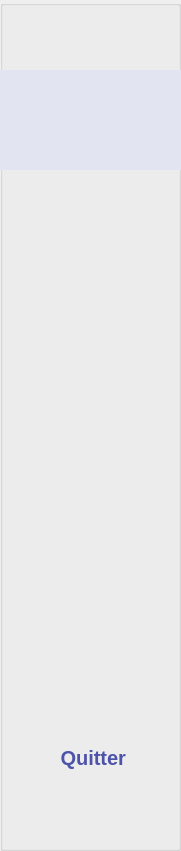
  <widget class="QGroupBox" name="groupBox">
   <property name="geometry">
    <rect>
     <x>0</x>
     <y>0</y>
     <width>181</width>
     <height>851</height>
    </rect>
   </property>
   <property name="styleSheet">
    <string notr="true">background-image: url(:/img/images/background.jpg);</string>
   </property>
   <property name="title">
    <string/>
   </property>
   <widget class="QWidget" name="verticalLayoutWidget">
    <property name="geometry">
     <rect>
      <x>0</x>
      <y>70</y>
      <width>181</width>
      <height>738</height>
     </rect>
    </property>
    <property name="sizePolicy">
     <sizepolicy hsizetype="Preferred" vsizetype="Preferred">
      <horstretch>0</horstretch>
      <verstretch>0</verstretch>
     </sizepolicy>
    </property>
    <layout class="QVBoxLayout" name="verticalLayout">
     <item>
      <widget class="QPushButton" name="pushButton_8">
       <property name="sizePolicy">
        <sizepolicy hsizetype="Minimum" vsizetype="Preferred">
         <horstretch>0</horstretch>
         <verstretch>0</verstretch>
        </sizepolicy>
       </property>
       <property name="font">
        <font>
         <family>Neue Haas Grotesk 58 Pro Thin</family>
         <pointsize>-1</pointsize>
         <weight>75</weight>
         <bold>true</bold>
        </font>
       </property>
       <property name="styleSheet">
        <string notr="true">background-color: #E3E4F2;
	background-image: url();

  font-family: Neue Haas Grotesk Text Pro Thin, sans-serif; 
  font-weight: bold; 
    font-size: 20px; 
border : none ; 
border-radius : 0 px ;
color : #4D53A8 ; </string>
       </property>
       <property name="text">
        <string/>
       </property>
       <property name="icon">
        <iconset resource="source.qrc">
         <normaloff>:/img/images/perso.png</normaloff>:/img/images/perso.png</iconset>
       </property>
       <property name="iconSize">
        <size>
         <width>30</width>
         <height>30</height>
        </size>
       </property>
      </widget>
     </item>
     <item>
      <widget class="QPushButton" name="pushButton_6">
       <property name="sizePolicy">
        <sizepolicy hsizetype="Minimum" vsizetype="Preferred">
         <horstretch>0</horstretch>
         <verstretch>0</verstretch>
        </sizepolicy>
       </property>
       <property name="font">
        <font>
         <family>Neue Haas Grotesk 58 Pro Thin</family>
         <pointsize>-1</pointsize>
         <weight>75</weight>
         <bold>true</bold>
        </font>
       </property>
       <property name="styleSheet">
        <string notr="true">QPushButton{
background-color: transparent;
	background-image: url();
    font-family: Neue Haas Grotesk Text Pro Thin; 
    font-weight: bold; 
    font-size: 20px; 
border : none ; 
border-radius : 0 px ;
color : #4D53A8 ; 
}
QPushButton:hover{
background-color: #E3E4F2;
 
}

</string>
       </property>
       <property name="text">
        <string/>
       </property>
       <property name="icon">
        <iconset resource="source.qrc">
         <normaloff>:/img/images/program.png</normaloff>:/img/images/program.png</iconset>
       </property>
       <property name="iconSize">
        <size>
         <width>30</width>
         <height>30</height>
        </size>
       </property>
      </widget>
     </item>
     <item>
      <widget class="QPushButton" name="pushButton_5">
       <property name="sizePolicy">
        <sizepolicy hsizetype="Minimum" vsizetype="Preferred">
         <horstretch>0</horstretch>
         <verstretch>0</verstretch>
        </sizepolicy>
       </property>
       <property name="font">
        <font>
         <family>Neue Haas Grotesk 58 Pro Thin</family>
         <pointsize>-1</pointsize>
         <weight>75</weight>
         <bold>true</bold>
        </font>
       </property>
       <property name="styleSheet">
        <string notr="true">QPushButton{
background-color: transparent;
	background-image: url();

    font-family: Neue Haas Grotesk Text Pro Thin; 
    font-weight: bold; 
    font-size: 20px; 
border : none ; 
border-radius : 0 px ;
color : #4D53A8 ; 
}
QPushButton:hover{
background-color: #E3E4F2;
 
}</string>
       </property>
       <property name="text">
        <string/>
       </property>
       <property name="icon">
        <iconset resource="source.qrc">
         <normaloff>:/img/images/pub.png</normaloff>:/img/images/pub.png</iconset>
       </property>
       <property name="iconSize">
        <size>
         <width>30</width>
         <height>30</height>
        </size>
       </property>
      </widget>
     </item>
     <item>
      <widget class="QPushButton" name="pushButton_4">
       <property name="sizePolicy">
        <sizepolicy hsizetype="Minimum" vsizetype="Preferred">
         <horstretch>0</horstretch>
         <verstretch>0</verstretch>
        </sizepolicy>
       </property>
       <property name="font">
        <font>
         <family>Neue Haas Grotesk 58 Pro Thin</family>
         <pointsize>-1</pointsize>
         <weight>75</weight>
         <bold>true</bold>
        </font>
       </property>
       <property name="styleSheet">
        <string notr="true">QPushButton{
background-color: transparent;
	background-image: url();

    font-family: Neue Haas Grotesk Text Pro Thin; 
    font-weight: bold; 
    font-size: 20px; 
border : none ; 
border-radius : 0px ;
color : #4D53A8 ; 
}
QPushButton:hover{
background-color: #E3E4F2;
 
}</string>
       </property>
       <property name="text">
        <string/>
       </property>
       <property name="icon">
        <iconset resource="source.qrc">
         <normaloff>:/img/images/audi.png</normaloff>:/img/images/audi.png</iconset>
       </property>
       <property name="iconSize">
        <size>
         <width>30</width>
         <height>30</height>
        </size>
       </property>
      </widget>
     </item>
     <item>
      <widget class="QPushButton" name="pushButton_3">
       <property name="sizePolicy">
        <sizepolicy hsizetype="Minimum" vsizetype="Preferred">
         <horstretch>0</horstretch>
         <verstretch>0</verstretch>
        </sizepolicy>
       </property>
       <property name="font">
        <font>
         <family>Neue Haas Grotesk 58 Pro Thin</family>
         <pointsize>-1</pointsize>
         <weight>75</weight>
         <bold>true</bold>
        </font>
       </property>
       <property name="styleSheet">
        <string notr="true">QPushButton{
background-color: transparent;
	background-image: url();

    font-family: Neue Haas Grotesk Text Pro Thin; 
    font-weight: bold; 
    font-size: 20px; 
border : none ; 
border-radius : 0 px ;
color : #4D53A8 ; 
}
QPushButton:hover{
background-color: #E3E4F2;
 
}</string>
       </property>
       <property name="text">
        <string/>
       </property>
       <property name="icon">
        <iconset resource="source.qrc">
         <normaloff>:/img/images/abonementtt.png</normaloff>:/img/images/abonementtt.png</iconset>
       </property>
       <property name="iconSize">
        <size>
         <width>30</width>
         <height>30</height>
        </size>
       </property>
      </widget>
     </item>
     <item>
      <widget class="QPushButton" name="pushButton_2">
       <property name="sizePolicy">
        <sizepolicy hsizetype="Minimum" vsizetype="Preferred">
         <horstretch>0</horstretch>
         <verstretch>0</verstretch>
        </sizepolicy>
       </property>
       <property name="font">
        <font>
         <family>Neue Haas Grotesk 58 Pro Thin</family>
         <pointsize>-1</pointsize>
         <weight>75</weight>
         <bold>true</bold>
        </font>
       </property>
       <property name="styleSheet">
        <string notr="true">QPushButton{
background-color: transparent;
	background-image: url();

    font-family: Neue Haas Grotesk Text Pro Thin;
    font-weight: bold; 
    font-size: 20px; 
border : none ; 
border-radius : 0 px ;
color : #4D53A8 ; 
background-image:url();
}
QPushButton:hover{
background-color: #E3E4F2;
 
}</string>
       </property>
       <property name="text">
        <string/>
       </property>
       <property name="icon">
        <iconset resource="source.qrc">
         <normaloff>:/img/images/stu.png</normaloff>:/img/images/stu.png</iconset>
       </property>
       <property name="iconSize">
        <size>
         <width>30</width>
         <height>30</height>
        </size>
       </property>
      </widget>
     </item>
     <item>
      <widget class="QPushButton" name="pushButton">
       <property name="sizePolicy">
        <sizepolicy hsizetype="Minimum" vsizetype="Preferred">
         <horstretch>0</horstretch>
         <verstretch>0</verstretch>
        </sizepolicy>
       </property>
       <property name="font">
        <font>
         <family>Arial</family>
         <pointsize>-1</pointsize>
         <weight>75</weight>
         <bold>true</bold>
        </font>
       </property>
       <property name="styleSheet">
        <string notr="true">QPushButton{
background-color: transparent;
	background-image: url();
    font-family: Arial, sans-serif; 
    font-weight: bold; 
    font-size: 20px; 
border : none ; 
border-radius : 0 px ;
color : #4D53A8 ; 
}
QPushButton:hover{
background-color: #E3E4F2;
 
}</string>
       </property>
       <property name="text">
        <string> Quitter</string>
       </property>
       <property name="icon">
        <iconset resource="source.qrc">
         <normaloff>:/img/images/quit.png</normaloff>:/img/images/quit.png</iconset>
       </property>
       <property name="iconSize">
        <size>
         <width>50</width>
         <height>50</height>
        </size>
       </property>
      </widget>
     </item>
    </layout>
   </widget>
  </widget>
